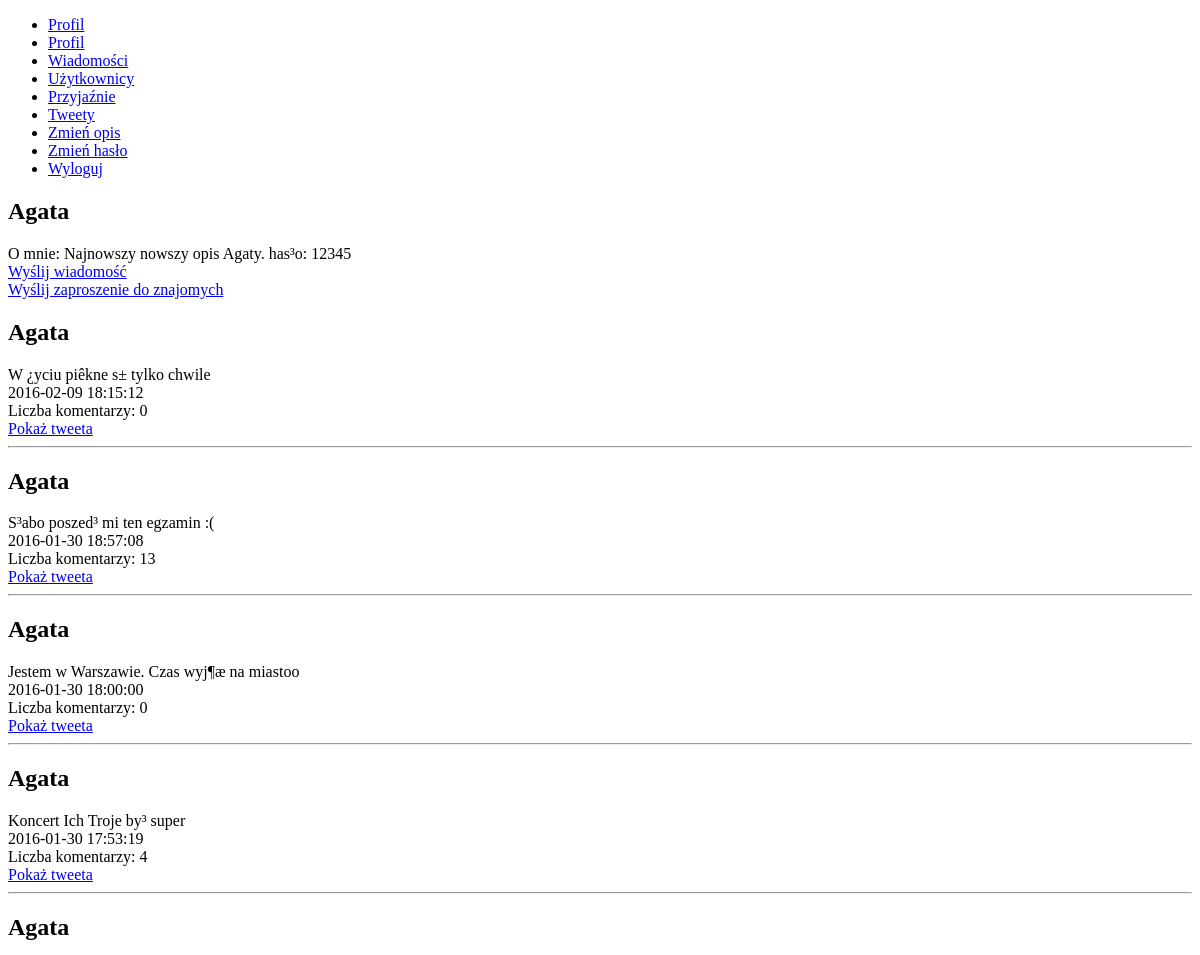
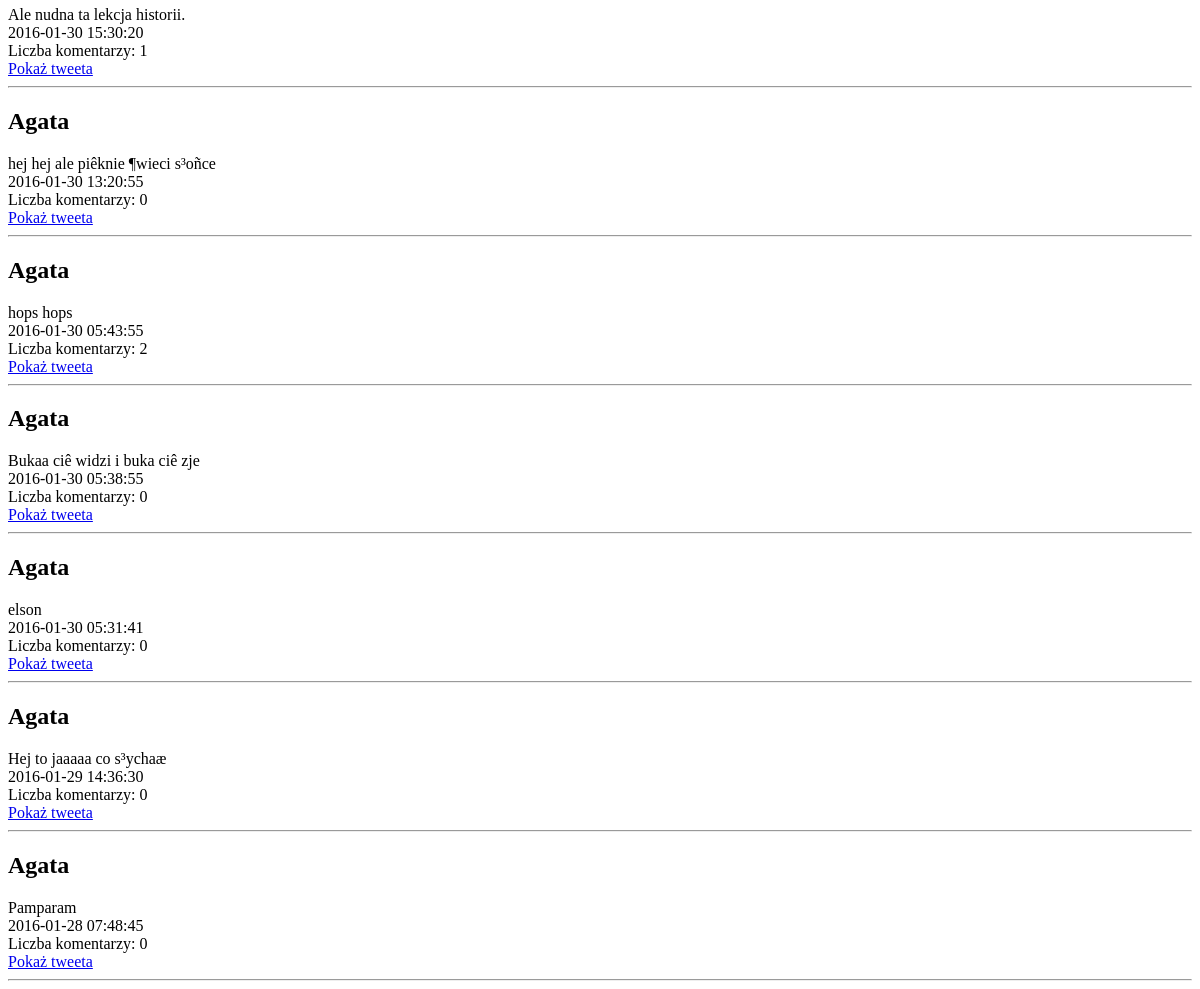
The app's page /showUser.php?userId=1 (signed in), older data (2 pictures, top to bottom).
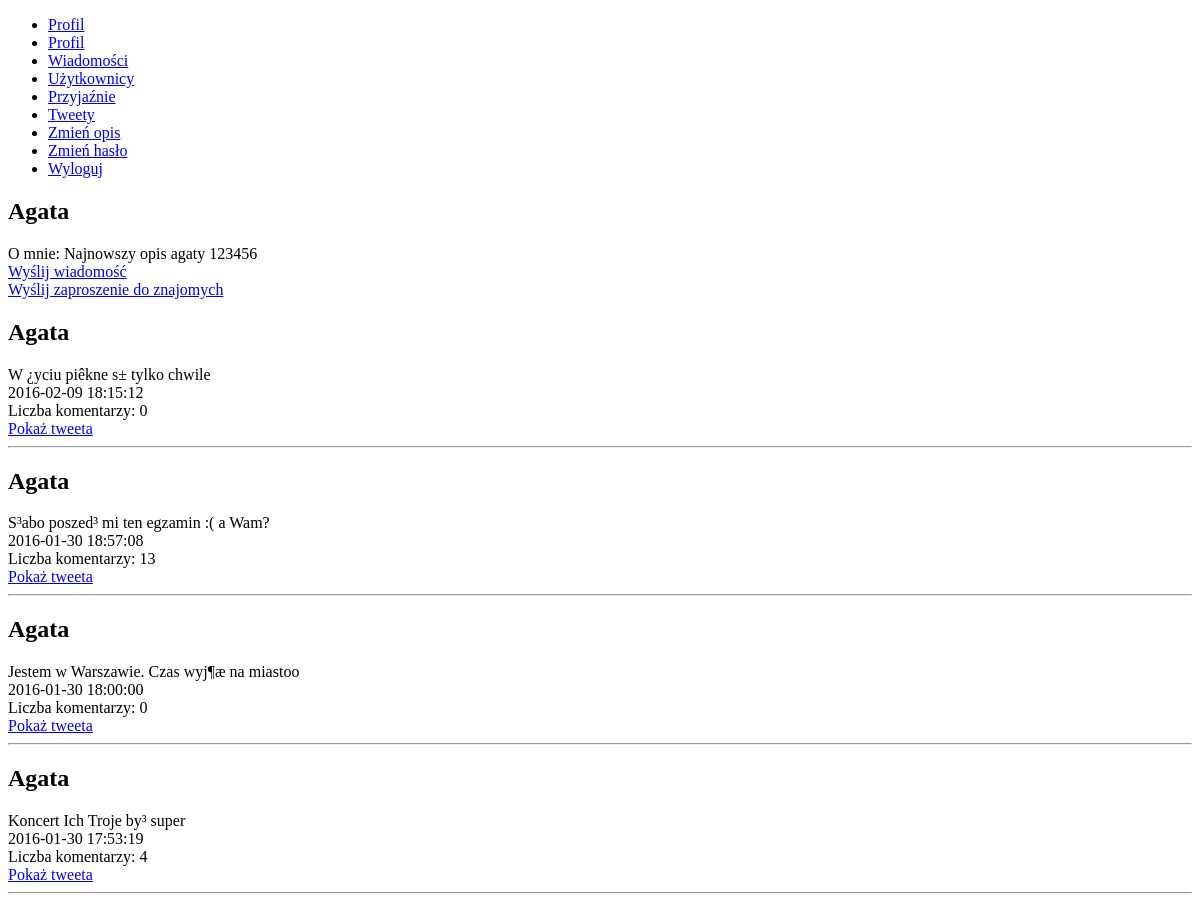
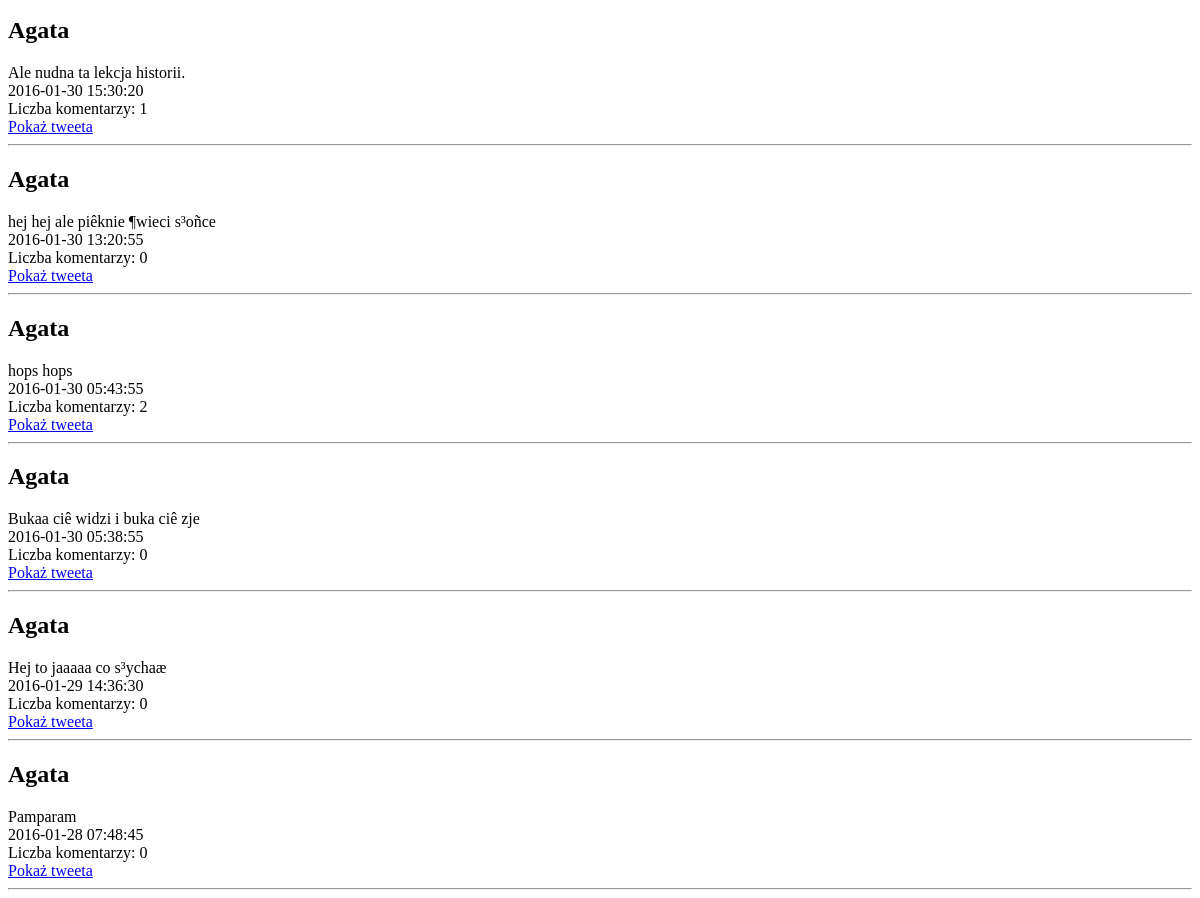
The same page, newer data (2 pictures, top to bottom).
### tables this page shows
CREATE TABLE IF NOT EXISTS `Users` (
  `id` int(11) NOT NULL AUTO_INCREMENT,
  `name` varchar(255) DEFAULT NULL,
  `email` varchar(255) DEFAULT NULL,
  `password` char(60) DEFAULT NULL,
  `description` varchar(255) DEFAULT NULL,
  PRIMARY KEY (`id`),
  UNIQUE KEY `email` (`email`)
);

CREATE TABLE IF NOT EXISTS `Tweets` (
  `id` int(11) NOT NULL AUTO_INCREMENT,
  `user_id` int(11) NOT NULL,
  `tweet_text` varchar(140) NOT NULL,
  `tweet_date` datetime NOT NULL,
  PRIMARY KEY (`id`),
  KEY `user_id` (`user_id`)
);

### src/User.php (called while the page is built, shortened)
<?php
class User
{
    static private $connection = null;
    static public function SetConnection(mysqli $newConnection)
    {
        User::$connection = $newConnection;
    }
    static public function GetUserById($idToLoad)
    {
        $sql = "SELECT * FROM Users where id = $idToLoad";
        $result = self::$connection->query($sql);
        if ($result !== FALSE) {
            if ($result->num_rows === 1) {
                $row = $result->fetch_assoc();
                $user = new User($row['id'], $row['name'], $row['email'], $row['description']);
                return $user;
            }
        }
        return false;
    }
    private $id;
    private $name;
    private $description;
    public function __construct($newId, $newName, $newEmail, $newDescription)
    {
        $this->id = intval($newId);
        $this->name = $newName;
    }
    public function getName()
    {
        return $this->name;
    }
    public function getDescription()
    {
        return $this->description;
    }
    public function setDescription($newDescription)
    {
        if (strlen($newDescription) > 0) {
            return ($this->description = $newDescription);
        } else {
            return false;
        }
    }
    public function loadAllTweets()
    {
        $ret = [];
        $sql = "SELECT * FROM Tweets WHERE user_id = $this->id ORDER BY tweet_date DESC";
        $result = self::$connection->query($sql);
        if ($result !== FALSE) {
            if ($result->num_rows > 0) {
                while ($row = $result->fetch_assoc()) {
                    $tweet = new Tweet($row['id'], $row['user_id'], $row['tweet_text'], $row['tweet_date']);
                    $ret[] = $tweet;
                }
            }
        }
        return $ret;
    }
    public function checkIfYouAskedFS($friend2)
    {
        $sql = "SELECT * FROM Friends WHERE friend1_id = $this->id AND friend2_id = $friend2";
        $result = self::$connection->query($sql);
        if ($result == true) {
            if ($result->num_rows != 0) {
                return true;
            } else {
                return false;
            }
        } else {
            return false;
        }
    }
    public function checkIfFriendshipExist($friend2)
    {
        $sql = "SELECT * FROM Friends WHERE (friend1_id = $this->id AND friend2_id = $friend2 AND accepted = 1) OR (friend2_id = $this->id AND friend1_id = $friend2 AND accepted = 1)";
        $result = self::$connection->query($sql);
        if ($result == true) {
            if ($result->num_rows != 0) {
                return true;
            } else {
                return false;
            }
        } else {
            return false;
        }
    }
}
?>

### src/Tweet.php (called while the page is built, shortened)
<?php
class Tweet {
    static private $connection = null;
    static public function SetConnection(mysqli $newConnection) {
        Tweet::$connection = $newConnection;
    }
    private $id;
    private $tweetText;
    private $tweetDate;
    public function __construct($id, $userId, $tweetText, $tweetDate) {
        $this->id = intval($id);
        $this->tweetDate = $tweetDate;
    }
    public function setTweetText($newTweetText) {
        if (strlen($newTweetText) > 0) {
            return($this->tweetText = $newTweetText);
        }
        return false;
    }
    public function getId() {
        return $this->id;
    }
    public function getTweetText() {
        return $this->tweetText;
    }
    public function getTweetDate() {
        return $this->tweetDate;
    }
    public function getAllComments() {
        $ret = [];
        $sql = "SELECT * FROM Comments WHERE tweet_id =$this->id ORDER BY comment_date DESC";
        $result = self::$connection->query($sql);
        if ($result !== FALSE) {
            if ($result->num_rows > 0) {
                while ($row = $result->fetch_assoc()) {
                    $comment = new Comment($row['id'], $row['tweet_id'], $row['user_id'], $row['comment_text'], $row['comment_date']);
                    $ret[] = $comment;
                }
            }
        }
        return $ret;
    }
}
?>

### showUser.php (the view, shortened to what the changed rows need)
<?php
require_once("./src/connections.php");
if (isset($_GET["userId"])) {
    $userId = $_GET["userId"];
} else {
    $userId = $_SESSION["userId"];
}
$userToShow = User::GetUserById($userId);
if ($userToShow !== FALSE) {
    echo("<h2>{$userToShow->getName()}</h2>");
    echo("O mnie: {$userToShow->getDescription()} <br />");
    if($_SESSION['userId'] != $userId) {
        echo("<a href='sendMessage.php?id={$userId}'>Wyślij wiadomość <br/> </a>");
        $friendToUser = User::GetUserById($_SESSION['userId']);
        if($friendToUser->checkIfFriendshipExist($userId)) {
            echo("Przyjaciel :)");
        }
        elseif($friendToUser->checkIfYouAskedFS($userId)) {
            echo("<a href='addFriend.php?id={$userId}'>Usuń zaproszenie do znajomych</a>");
        }
        elseif($userToShow->checkIfYouAskedFS($_SESSION['userId'])){
            echo("<a href='addFriend.php?id={$userId}'>Potwierdź zaproszenie do znajomych</a>");
        } else{
            echo("<a href='addFriend.php?id={$userId}'>Wyślij zaproszenie do znajomych</a>");
        }
    }
    if ($userToShow->getId() === $_SESSION['userId']):?>
    <?php endif;
    foreach ($userToShow->loadAllTweets() as $tweet) {
        echo("<h2>{$userToShow->getName()}</h2>");
        echo("{$tweet->getTweetText()} <br>");
        echo("{$tweet->getTweetDate()}<br>");
        $tweetId = $tweet->getId();
        $coms = count($tweet->getAllComments());
        echo("Liczba komentarzy: $coms <br />");
        echo("<a href='showTweet.php?id={$tweetId}'>Pokaż tweeta </a>");
        echo("<hr />");
    }
} else {
    echo("Nie ma takiego uzytkownika");
}
?>

Row changes from the older to the newer data that the page shows:
removed tweets: user.name "Agata", tweet_text "elson", tweet_date "2016-01-30 05:31:41", coms "0"
changed users "Agata": description "Najnowszy nowszy opis Agaty. has³o: 12345" → "Najnowszy opis agaty 123456"
changed tweets: tweet_text "S³abo poszed³ mi ten egzamin :(" → "S³abo poszed³ mi ten egzamin :( a Wam?"
